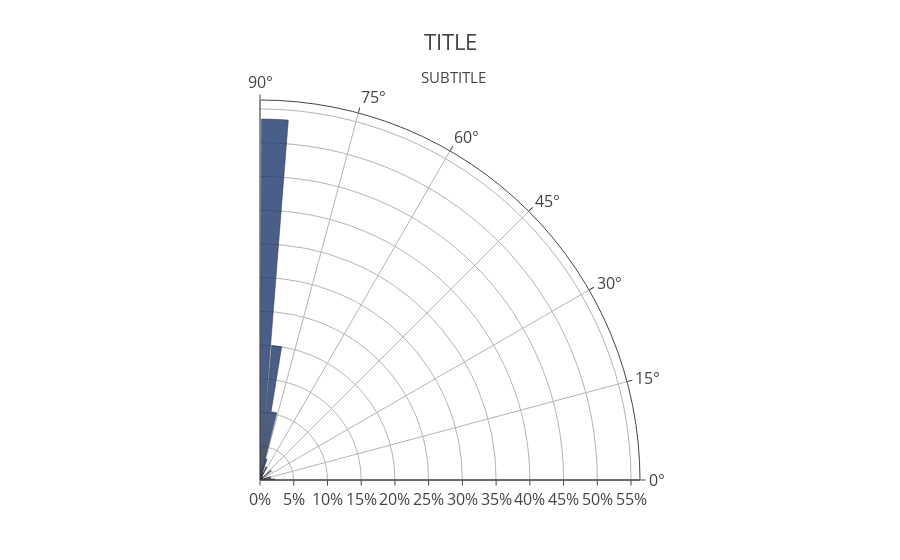

Notebook source saved alongside this figure:
### Code cell
#Settings
#angles = np.rad2deg(np.array(df[["Data"]]))
angles = np.array(df[["Data"]])
bins = 20 #number of bins in plot
top = 90

#angles2PI = [ x for x in angles if x<2*np.pi] #exclude values that are larger than 2 PI (if you have them in your array, use modulus)
hist, bin_edgesarray = np.histogram(angles, bins=np.linspace(0,top,bins))
pcHist = hist/len(angles)*100

fig = go.Figure()

fig.add_trace(go.Barpolar(
    r=pcHist,
    theta = np.linspace(top/(2*(bins-1)),top*(1-1/(2*(bins-1))),bins-1),
    marker_color='#1C366B',
    marker_line_color="black",
    marker_line_width=0.5,
    opacity=0.8
))
fig.update_layout(
    template=None,
    polar = dict(
      sector = [0, top]
    ),
    title='TITLE<br> <sub>SUBTITLE</sub>',
    font_size=16,
    legend_font_size=16,
    polar_angularaxis_rotation=0,
    polar_radialaxis_ticksuffix='%'
)
fig.show()

### Figure 1 — Plotly figure (JSON) as saved in the notebook; plotly's stock layout.template omitted (floating-point values rounded to 4 significant figures)
{"data": [{"marker": {"color": "#1C366B", "line": {"color": "black", "width": 0.5}}, "opacity": 0.8, "r": [2.162, 1.622, 0.5405, 1.622, 0, 0, 0, 0.5405, 2.162, 0, 0, 0.5405, 0.5405, 2.162, 1.081, 3.243, 10.27, 20, 53.51], "theta": [2.368, 7.105, 11.84, 16.58, 21.32, 26.05, 30.79, 35.53, 40.26, 45, 49.74, 54.47, 59.21, 63.95, 68.68, 73.42, 78.16, 82.89, 87.63], "type": "barpolar"}], "layout": {"font": {"size": 16}, "legend": {"font": {"size": 16}}, "polar": {"angularaxis": {"rotation": 0}, "radialaxis": {"ticksuffix": "%"}, "sector": [0, 90]}, "title": {"text": "TITLE<br> <sub>SUBTITLE</sub>"}}}
